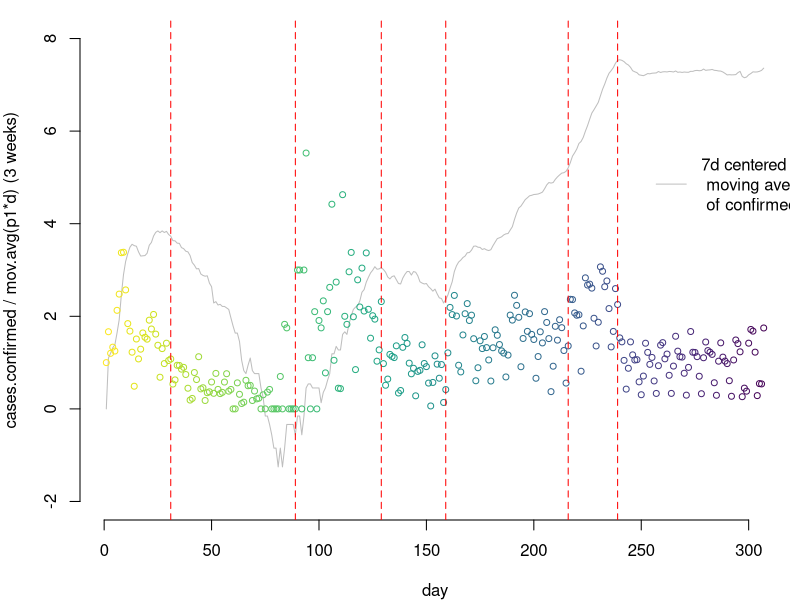
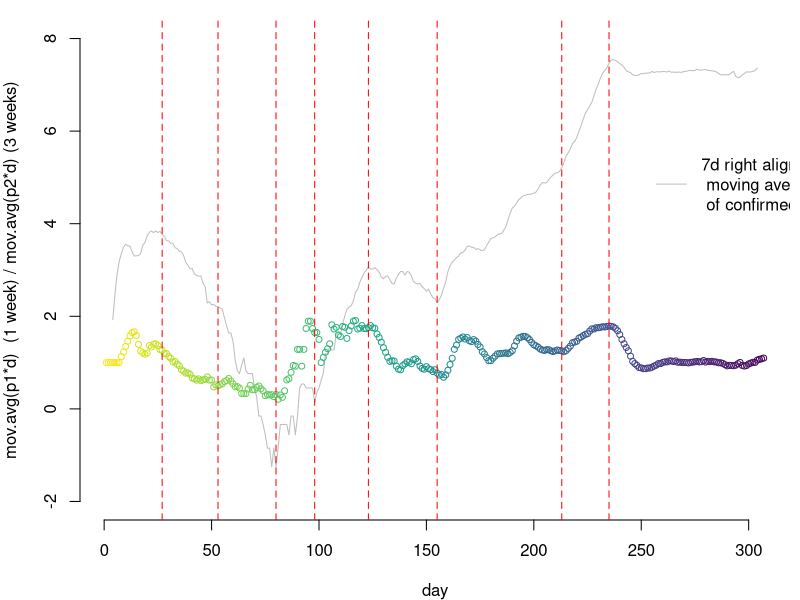

Write the R code that produced these figures, in order. (Note: this script raises an error after producing the figures.)
###############################################################################
## BREAKPOINT ANALYSIS OF SLOVENIAN COVID 19 CONFIRMED CASES DATA
###############################################################################

# PRELIMINARIES
###############################################################################
# # install packages
# install.packages("readr")
# install.packages("strucchange")

# load packages
library(readr)
library(strucchange)
library(RColorBrewer)

# load transformed data
df <- read_csv("data/transformed.data.csv")

# CALCULATE BREAK POINTS 
###############################################################################

b1 <- breakpoints(df$time.series.1 ~ 1, h = 0.05)
b2 <- breakpoints(df$time.series.2 ~ 1, h = 0.05, breaks = 8)

# PLOT 1
###############################################################################
png("figures/plot1.png", 800, 480)
par(mar = c(4,4,1,0.5))
plot(log(df$mov.avg.p1), type = "l", ylim = c(-2, 8),
     ylab = "cases.confirmed / mov.avg(p1*d) (3 weeks)",
     xlab = "day", col = "gray",
     axes = FALSE)
axis(1)
axis(2)
lines(df$time.series.1, type = "p", cex = 0.8, 
      col = rev(viridis::viridis(nrow(df))))
abline(v = b1[[1]] , col = "red", lty = "65")
legend(250, 6, col = "gray", lty = 1, 
       legend = "7d centered \n moving average \n of confirmed cases", 
       cex = 1, bty = "n")
dev.off()

# PLOT 2
###############################################################################
png("figures/plot2.png", 800, 480)
par(mar = c(4,4,1,0.5))
plot(log(df$mov.avg.p1.chart), type = "l", ylim = c(-2, 8),
     ylab = "mov.avg(p1*d)  (1 week) / mov.avg(p2*d) (3 weeks)",
     xlab = "day", col = "gray",
     axes = FALSE)
axis(1)
axis(2)
lines(df$time.series.2, type = "p", cex = 0.8, 
      col = rev(viridis::viridis(nrow(df))))
abline(v = b2[[1]] -7 , col = "red", lty = "65")
legend(250, 6, col = "gray", lty = 1, 
       legend = "7d right aligned \n moving average \n of confirmed cases", 
       cex = 1, bty = "n")
dev.off()

# Phase diagram
###############################################################################

# Classic palette BuPu, with 4 colors
coul <- brewer.pal(4, "PuOr") 
coul <- wes_palette("Zissou1", 5)
# Add more colors to this palette :
coul <- rev(colorRampPalette(coul)(nrow(df)))

png("figures/phase.png", 800, 480)
par(mar = c(4,4,4,0.5))
plot(df$mov.avg.p2, df$mov.avg.p1, 
     log = c("xy"),
     type = "b", 
     col = rev(viridis::viridis(nrow(df))),
     ylab = "mov.avg.p1 (1 week)",
     xlab = "mov.avg.p2 (3 weeks)", axes = FALSE)
mtext(side = 3, line = 2, adj = 0,
      text = "Phase diagram of moving averages of daily confirmed cases of COVID-19")
marks <- c(1, 10, 100, 1000)
axis(2,at=marks,labels=format(marks,scientific=FALSE))
axis(1,at=marks,labels=format(marks,scientific=FALSE))
grid (NULL,NULL, lty = "93", col = "cornsilk2") 

points(df$mov.avg.p2[b2[[1]]],
       df$mov.avg.p1[b2[[1]]],
       pch = 18, cex = 2)
text(df$mov.avg.p2[1],
       df$mov.avg.p1[1],
       "4.3.2020", cex = 0.8)
dev.off()
